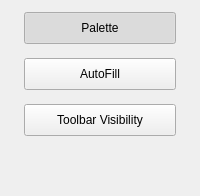
         <widget class="QWidget" name="controlCenterShortcutsScrollAreaContents">
          <layout class="QVBoxLayout" name="controlCenterShortcutsScrollAreaContentsLayout">
           <property name="leftMargin">
            <number>12</number>
           </property>
           <property name="topMargin">
            <number>12</number>
           </property>
           <property name="rightMargin">
            <number>12</number>
           </property>
           <property name="bottomMargin">
            <number>12</number>
           </property>
           <property name="alignment">
            <set>Qt::AlignTop</set>
           </property>
           <item>
            <widget class="QWidget" name="controlCenterPalettePane">
             <property name="sizePolicy">
              <sizepolicy hsizetype="Preferred" vsizetype="Fixed">
               <horstretch>0</horstretch>
               <verstretch>0</verstretch>
              </sizepolicy>
             </property>
             <layout class="QGridLayout" name="controlCenterPalettePaneLayout">
              <property name="leftMargin">
               <number>12</number>
              </property>
              <property name="topMargin">
               <number>0</number>
              </property>
              <property name="rightMargin">
               <number>12</number>
              </property>
              <property name="bottomMargin">
               <number>0</number>
              </property>
              <property name="horizontalSpacing">
               <number>0</number>
              </property>
              <property name="verticalSpacing">
               <number>0</number>
              </property>
              <item row="0" column="0">
               <widget class="QFrame" name="controlCenterPalettePaneContents">
                <property name="frameShape">
                 <enum>QFrame::NoFrame</enum>
                </property>
                <property name="minimumSize">
                 <size>
                  <width>0</width>
                  <height>0</height>
                 </size>
                </property>
                <layout class="QVBoxLayout" name="controlCenterPalettePaneContentsLayout">
                 <property name="leftMargin">
                  <number>12</number>
                 </property>
                 <property name="topMargin">
                  <number>28</number>
                 </property>
                 <property name="rightMargin">
                  <number>12</number>
                 </property>
                 <property name="bottomMargin">
                  <number>12</number>
                 </property>
                 <item>
                  <widget class="QWidget" name="controlCenterPaletteShortcutsList">
                   <layout class="QVBoxLayout" name="controlCenterPaletteShortcutsListLayout">
                    <property name="spacing">
                     <number>6</number>
                    </property>
                    <property name="leftMargin">
                     <number>0</number>
                    </property>
                    <property name="topMargin">
                     <number>0</number>
                    </property>
                    <property name="rightMargin">
                     <number>0</number>
                    </property>
                    <property name="bottomMargin">
                     <number>0</number>
                    </property>
                   </layout>
                  </widget>
                 </item>
                </layout>
               </widget>
              </item>
              <item row="0" column="0" alignment="Qt::AlignTop">
               <widget class="QPushButton" name="controlCenterPalettePaneHeaderButton">
                <property name="sizePolicy">
                 <sizepolicy hsizetype="Expanding" vsizetype="Fixed">
                  <horstretch>0</horstretch>
                  <verstretch>0</verstretch>
                 </sizepolicy>
                </property>
                <property name="minimumSize">
                 <size>
                  <width>0</width>
                  <height>32</height>
                 </size>
                </property>
                <property name="maximumSize">
                 <size>
                  <width>16777215</width>
                  <height>32</height>
                 </size>
                </property>
                <property name="text">
                 <string>Palette</string>
                </property>
                <property name="checkable">
                 <bool>true</bool>
                </property>
                <property name="checked">
                 <bool>true</bool>
                </property>
               </widget>
              </item>
             </layout>
            </widget>
           </item>
           <item>
            <widget class="QWidget" name="controlCenterAutoFillPane">
             <property name="sizePolicy">
              <sizepolicy hsizetype="Preferred" vsizetype="Fixed">
               <horstretch>0</horstretch>
               <verstretch>0</verstretch>
              </sizepolicy>
             </property>
             <layout class="QGridLayout" name="controlCenterAutoFillPaneLayout">
              <property name="leftMargin">
               <number>12</number>
              </property>
              <property name="topMargin">
               <number>0</number>
              </property>
              <property name="rightMargin">
               <number>12</number>
              </property>
              <property name="bottomMargin">
               <number>0</number>
              </property>
              <property name="horizontalSpacing">
               <number>0</number>
              </property>
              <property name="verticalSpacing">
               <number>0</number>
              </property>
              <item row="0" column="0">
               <widget class="QFrame" name="controlCenterAutoFillPaneContents">
                <property name="frameShape">
                 <enum>QFrame::NoFrame</enum>
                </property>
                <property name="minimumSize">
                 <size>
                  <width>0</width>
                  <height>0</height>
                 </size>
                </property>
                <layout class="QVBoxLayout" name="controlCenterAutoFillPaneContentsLayout">
                 <property name="leftMargin">
                  <number>12</number>
                 </property>
                 <property name="topMargin">
                  <number>28</number>
                 </property>
                 <property name="rightMargin">
                  <number>12</number>
                 </property>
                 <property name="bottomMargin">
                  <number>12</number>
                 </property>
                 <item>
                  <widget class="QWidget" name="controlCenterAutoFillShortcutsList">
                   <layout class="QVBoxLayout" name="controlCenterAutoFillShortcutsListLayout">
                    <property name="spacing">
                     <number>6</number>
                    </property>
                    <property name="leftMargin">
                     <number>0</number>
                    </property>
                    <property name="topMargin">
                     <number>0</number>
                    </property>
                    <property name="rightMargin">
                     <number>0</number>
                    </property>
                    <property name="bottomMargin">
                     <number>0</number>
                    </property>
                   </layout>
                  </widget>
                 </item>
                </layout>
               </widget>
              </item>
              <item row="0" column="0" alignment="Qt::AlignTop">
               <widget class="QPushButton" name="controlCenterAutoFillPaneHeaderButton">
                <property name="sizePolicy">
                 <sizepolicy hsizetype="Expanding" vsizetype="Fixed">
                  <horstretch>0</horstretch>
                  <verstretch>0</verstretch>
                 </sizepolicy>
                </property>
                <property name="minimumSize">
                 <size>
                  <width>0</width>
                  <height>32</height>
                 </size>
                </property>
                <property name="maximumSize">
                 <size>
                  <width>16777215</width>
                  <height>32</height>
                 </size>
                </property>
                <property name="text">
                 <string>AutoFill</string>
                </property>
                <property name="checkable">
                 <bool>true</bool>
                </property>
                <property name="checked">
                 <bool>false</bool>
                </property>
               </widget>
              </item>
             </layout>
            </widget>
           </item>
                      <item>
            <widget class="QWidget" name="controlCenterVisibilityPane">
             <property name="sizePolicy">
              <sizepolicy hsizetype="Preferred" vsizetype="Fixed">
               <horstretch>0</horstretch>
               <verstretch>0</verstretch>
              </sizepolicy>
             </property>
             <layout class="QGridLayout" name="controlCenterVisibilityPaneLayout">
              <property name="leftMargin">
               <number>12</number>
              </property>
              <property name="topMargin">
               <number>0</number>
              </property>
              <property name="rightMargin">
               <number>12</number>
              </property>
              <property name="bottomMargin">
               <number>0</number>
              </property>
              <property name="horizontalSpacing">
               <number>0</number>
              </property>
              <property name="verticalSpacing">
               <number>0</number>
              </property>
              <item row="0" column="0">
               <widget class="QFrame" name="controlCenterVisibilityPaneContents">
                <property name="frameShape">
                 <enum>QFrame::NoFrame</enum>
                </property>
                <property name="minimumSize">
                 <size>
                  <width>0</width>
                  <height>0</height>
                 </size>
                </property>
                <layout class="QVBoxLayout" name="controlCenterVisibilityPaneContentsLayout">
                 <property name="leftMargin">
                  <number>12</number>
                 </property>
                 <property name="topMargin">
                  <number>28</number>
                 </property>
                 <property name="rightMargin">
                  <number>12</number>
                 </property>
                 <property name="bottomMargin">
                  <number>12</number>
                 </property>
                 <item>
                  <widget class="QWidget" name="controlCenterVisibilityShortcutsList">
                   <layout class="QVBoxLayout" name="controlCenterVisibilityShortcutsListLayout">
                    <property name="spacing">
                     <number>6</number>
                    </property>
                    <property name="leftMargin">
                     <number>0</number>
                    </property>
                    <property name="topMargin">
                     <number>0</number>
                    </property>
                    <property name="rightMargin">
                     <number>0</number>
                    </property>
                    <property name="bottomMargin">
                     <number>0</number>
                    </property>
                   </layout>
                  </widget>
                 </item>
                </layout>
               </widget>
              </item>
              <item row="0" column="0" alignment="Qt::AlignTop">
               <widget class="QPushButton" name="controlCenterVisibilityPaneHeaderButton">
                <property name="sizePolicy">
                 <sizepolicy hsizetype="Expanding" vsizetype="Fixed">
                  <horstretch>0</horstretch>
                  <verstretch>0</verstretch>
                 </sizepolicy>
                </property>
                <property name="minimumSize">
                 <size>
                  <width>0</width>
                  <height>32</height>
                 </size>
                </property>
                <property name="maximumSize">
                 <size>
                  <width>16777215</width>
                  <height>32</height>
                 </size>
                </property>
                <property name="text">
                 <string>Toolbar Visibility</string>
                </property>
                <property name="checkable">
                 <bool>true</bool>
                </property>
                <property name="checked">
                 <bool>false</bool>
                </property>
               </widget>
              </item>
             </layout>
            </widget>
           </item>
           <item>
            <spacer name="controlCenterShortcutsBottomSpacer">
             <property name="orientation">
              <enum>Qt::Vertical</enum>
             </property>
             <property name="sizeHint" stdset="0">
              <size>
               <width>20</width>
               <height>40</height>
              </size>
             </property>
            </spacer>
           </item>
          </layout>
         </widget>
